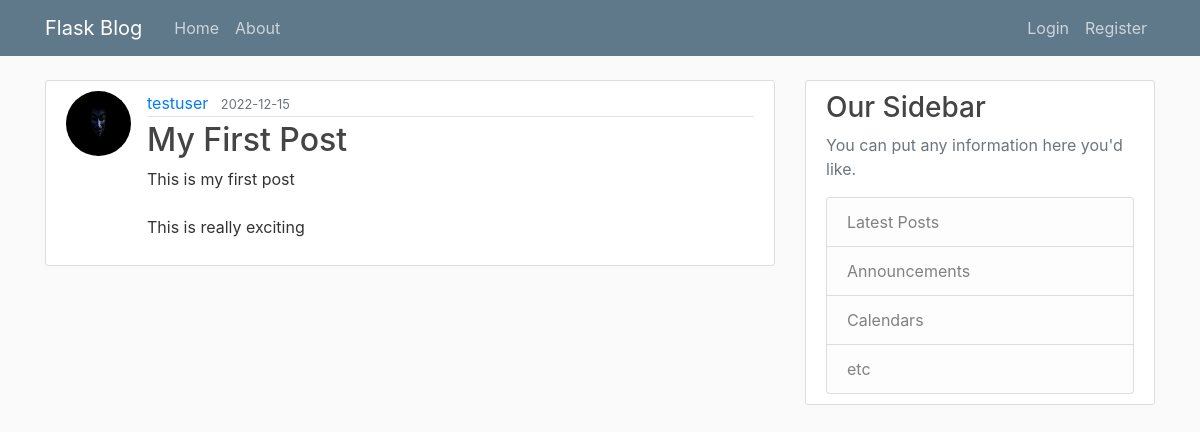
/post/1, run on an earlier commit of the app's database.
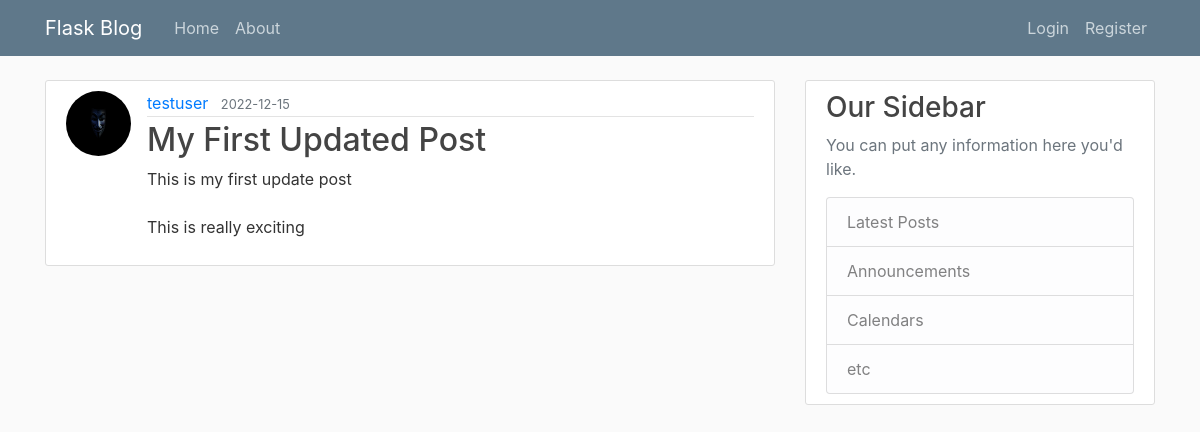
And on a later commit of the database.
### flaskblog/models.py (models this page shows, shortened)
class Post(db.Model):
    id = db.Column(db.Integer, primary_key=True)
    title = db.Column(db.String(100), nullable=False)
    date_posted = db.Column(db.DateTime, nullable=False, default=datetime.utcnow)
    content = db.Column(db.Text, nullable=False)
    user_id = db.Column(db.Integer, db.ForeignKey('user.id'), nullable=False)

### flaskblog/routes.py (the view)
@app.route("/post/<post_id>")
def post(post_id):
    post = Post.query.get_or_404(post_id)
    return render_template('post.html', title=post.title,
                           post=post, legend='New Post')

### flaskblog/templates/post.html
{% extends "layout.html" %}
{% block content %}
    <article class="media content-section">
        <img class="rounded-circle article-img" src="{{ url_for('static', filename='profile_pics/' + post.author.image_file) }}">
      <div class="media-body">
        <div class="article-metadata">
          <a class="mr-2" href="#">{{ post.author.username }}</a>
          <small class="text-muted">{{ post.date_posted.strftime('%Y-%m-%d') }}</small>
        </div>
        <h2 class="article-title">{{ post.title }}</h2>
        <p class="article-content">{{ post.content }}</p>
      </div>
    </article>
{% endblock content %}

What changed in the data, as far as the page shows it:
changed Post: title "My First Post" → "My First Updated Post"; content "This is my first post This is really exciting" → "This is my first update post This is really exciting"
